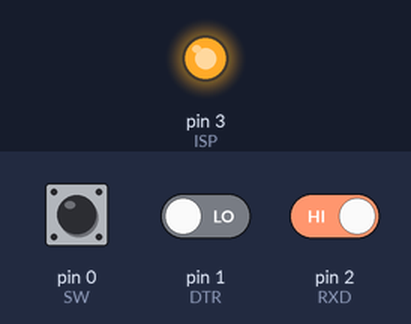
A sketch run on a simulated Arduino Uno, built with avr-gcc and run on an emulated ATmega328P. On the bench: output pins drawn as LEDs (lit = HIGH). Inputs (shaded band) come from the test bench; at power-on: pin 2 (RXD) HIGH, pin 0 (SW) HIGH, pin 1 (DTR) LOW. Pins used as bus, display or sensor lines are not drawn.

Above: at 1.2 s.
1.3 s: pin 2 (RXD) driven LOW
At 2.0 s:
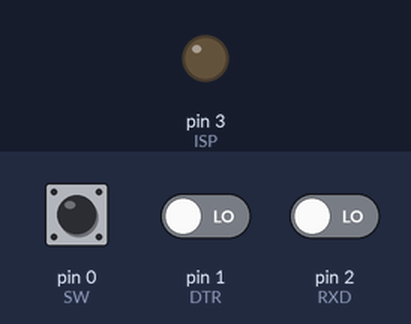
2.8 s: pin 2 (RXD) driven HIGH
At 4.8 s:
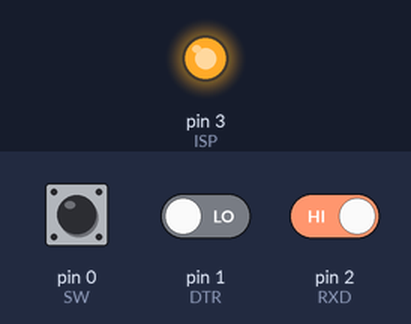
5.8 s: pin 0 (SW) pulled LOW for 3.2 s
At 7.6 s:
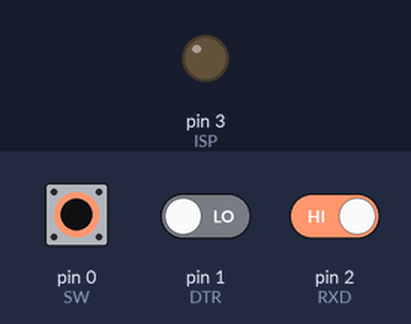
Timing chart, 0 to 9.1 s (numbered marks = the images above; inputs shaded):
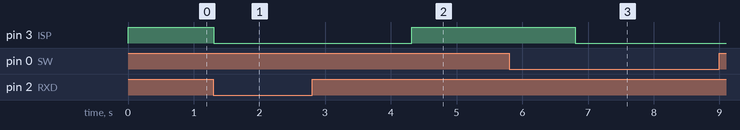

The sketch:

Serial-Write-CTRL.ino
```cpp
#include "EEPROM.h"

#define SW  0
#define RXD 2
#define DTR 1
#define ISP 3
#define RESET 4


volatile boolean isp = false;
volatile boolean wait_rxd = false;
volatile static  byte after_rst = 0;
volatile static  byte rts_puls = 0;

boolean chk_status(byte sig, unsigned int wt, boolean st) {
  unsigned int n = 0;
  while (n++ < wt && digitalRead(sig) == st ) {
    if (sig != SW && digitalRead(SW) == LOW) break;
    delay(1);
  }
  return n >= wt;
}

void set_mode() {
//  int modeval;
//  modeval = (digitalRead(RXD));
  EEPROM.write(0, digitalRead(RXD));
  EEPROM.write(1, digitalRead(DTR));
//  byte ss = LOW;
//  if (modeval == 0) modeval = 1000;
//  else modeval = 100;
//  while (true) {
//    digitalWrite(ISP, ss);
//    delay(modeval);
//    ss = !ss;
 // }
}

#define set_isp() stb(LOW)
#define do_reset() stb(HIGH)
void stb(byte sts) {
  digitalWrite(RESET, HIGH);
  digitalWrite(ISP, sts);
  delay(2); digitalWrite(RESET, LOW);
  delay(2); digitalWrite(RESET, HIGH);
  if (sts == LOW) wait_rxd = true;
  else wait_rxd = false;
  isp = false;
}

void no_isp() {
  digitalWrite(ISP, HIGH);
  isp = false;
  wait_rxd = false;
}

void do_isp() {
  delay(50);
  if (digitalRead(DTR) == LOW && !isp && !wait_rxd ) {
    delay(200);
    if ((digitalRead(DTR) == HIGH) || rts_puls) {
      set_isp();
    }
  }
}


void setup() {
  //  isp = false;
  //  wait_rxd = false;
  pinMode(SW, INPUT_PULLUP);
  pinMode(DTR, INPUT);
  pinMode(RXD, INPUT);
  pinMode(ISP, OUTPUT);
  digitalWrite(ISP,HIGH);
  if (chk_status(SW, 8000, LOW)) set_mode();
  after_rst = EEPROM.read(0);
  rts_puls = EEPROM.read(1);
  pinMode(RESET, OUTPUT);
  do_reset();
  attachInterrupt(0, do_isp, FALLING);
}

void loop() {
  if (digitalRead(SW) == LOW) {
    //      no_isp();
    if (chk_status(SW, 1000, LOW))set_isp();
    else do_reset();
    while (digitalRead(SW) == LOW);
  }

  if (wait_rxd) {
    if (digitalRead(RXD) == LOW) {
      isp = true;
      wait_rxd = false;
    }
  }
  if (chk_status(RXD, 1500, HIGH) && isp) {
    //      no_isp();
    if (after_rst == 1) do_reset();
    else no_isp();
  }
}
```

Measured:
- after the input at 1.3 s, pin 3 (ISP): HIGH → LOW at once
- after the input at 2.8 s, pin 3 (ISP): LOW → HIGH after 1.5 s
- after the input at 5.8 s, pin 3 (ISP): HIGH → LOW after 1.0 s
